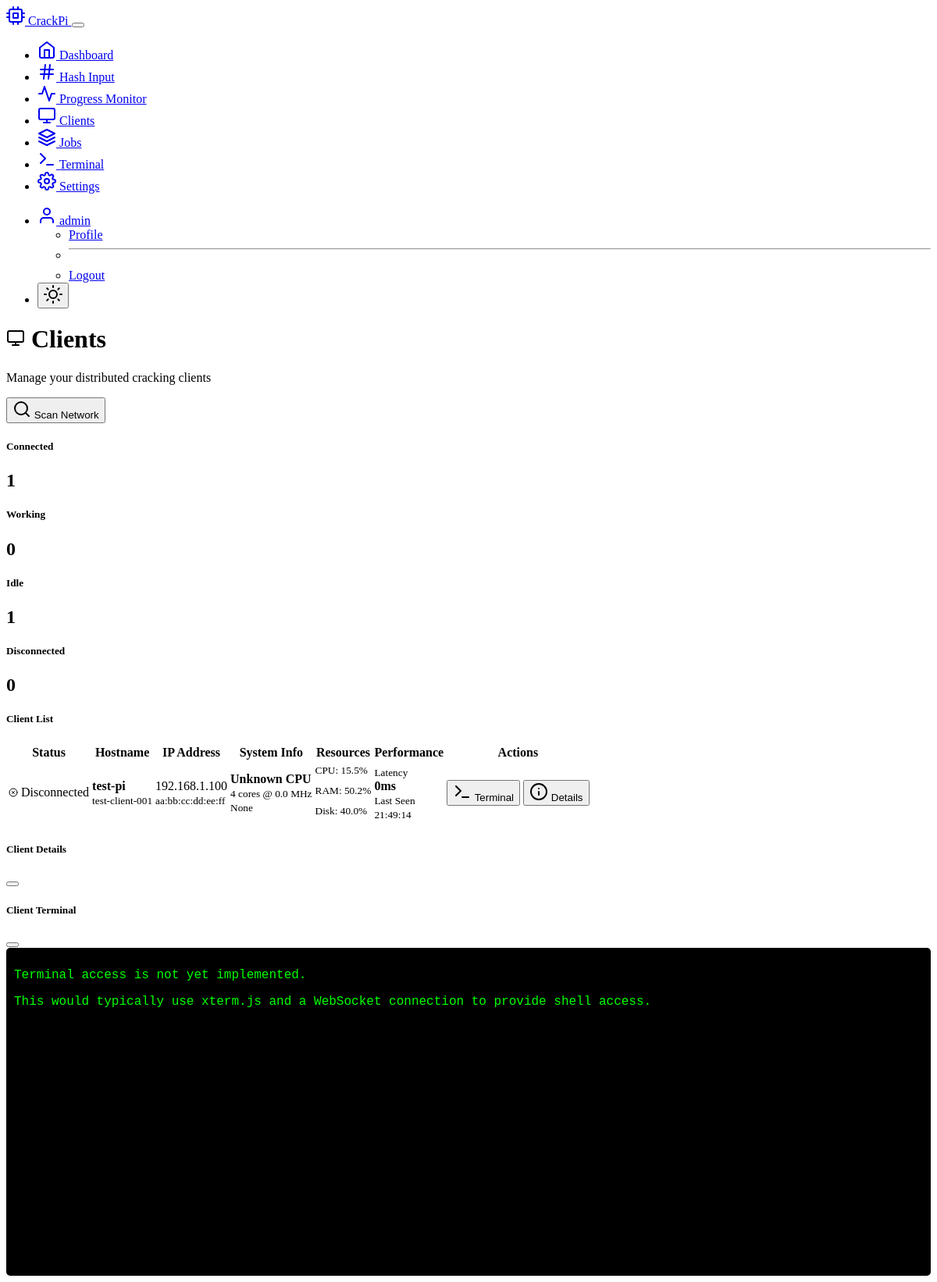
The app's page /clients/ (signed in) with its own data.
### models.py (models this page shows)
class User(UserMixin, db.Model):
    id = db.Column(db.Integer, primary_key=True)
    username = db.Column(db.String(64), unique=True, nullable=False)
    email = db.Column(db.String(120), unique=True, nullable=False)
    password_hash = db.Column(db.String(256), nullable=False)
    is_admin = db.Column(db.Boolean, default=False)
    created_at = db.Column(db.DateTime, default=datetime.utcnow)
    last_login = db.Column(db.DateTime)

class Client(db.Model):
    id = db.Column(db.Integer, primary_key=True)
    client_id = db.Column(db.String(64), unique=True, nullable=False)
    hostname = db.Column(db.String(128))
    ip_address = db.Column(db.String(45))
    mac_address = db.Column(db.String(17))
    cpu_model = db.Column(db.String(256))
    cpu_cores = db.Column(db.Integer)
    cpu_frequency = db.Column(db.Float)
    ram_total = db.Column(db.BigInteger)
    disk_total = db.Column(db.BigInteger)
    os_info = db.Column(db.String(256))
    username = db.Column(db.String(64))
    status = db.Column(db.String(32), default='disconnected')  # connected, disconnected, working
    last_seen = db.Column(db.DateTime, default=datetime.utcnow)
    created_at = db.Column(db.DateTime, default=datetime.utcnow)
    cpu_usage = db.Column(db.Float, default=0.0)
    ram_usage = db.Column(db.Float, default=0.0)
    disk_usage = db.Column(db.Float, default=0.0)
    network_latency = db.Column(db.Float, default=0.0)
    jobs = db.relationship('Job', backref='assigned_client', lazy=True)

### routes/clients.py (the view)
@clients_bp.route('/')
@login_required
def index():
    clients = Client.query.order_by(Client.last_seen.desc()).all()
    connected_count = sum(1 for c in clients if c.status in ['online', 'connected', 'idle'])
    working_count = sum(1 for c in clients if c.status == 'working')
    idle_count = connected_count - working_count
    disconnected_count = sum(1 for c in clients if c.status in ['offline', 'disconnected'])
    return render_template('clients.html',
                         clients=clients,
                         connected_count=connected_count,
                         working_count=working_count,
                         idle_count=idle_count,
                         disconnected_count=disconnected_count)

### templates/clients.html (shortened to what this page needs)
{% extends "base.html" %}
{% block content %}
<div class="row">
    <div class="col-12">
        <div class="d-flex justify-content-between align-items-center mb-3">
            <div>
                <h1><i data-feather="monitor"></i> Clients</h1>
                <p class="text-muted">Manage your distributed cracking clients</p>
            </div>
            <div>
                <button class="btn btn-primary" id="scanNetwork">
                    <i data-feather="search"></i> Scan Network
                </button>
            </div>
        </div>
    </div>
</div>
<div class="row mb-3">
    <div class="col-md-3">
        <div class="card text-center">
            <div class="card-body">
                <h5 class="card-title text-success">Connected</h5>
                <h2 class="mb-0" id="connectedCount">{{ connected_count }}</h2>
            </div>
        </div>
    </div>
    <div class="col-md-3">
        <div class="card text-center">
            <div class="card-body">
                <h5 class="card-title text-warning">Working</h5>
                <h2 class="mb-0" id="workingCount">{{ working_count }}</h2>
            </div>
        </div>
    </div>
    <div class="col-md-3">
        <div class="card text-center">
            <div class="card-body">
                <h5 class="card-title text-secondary">Idle</h5>
                <h2 class="mb-0" id="idleCount">{{ idle_count }}</h2>
            </div>
        </div>
    </div>
    <div class="col-md-3">
        <div class="card text-center">
            <div class="card-body">
                <h5 class="card-title text-danger">Disconnected</h5>
                <h2 class="mb-0" id="disconnectedCount">{{ disconnected_count }}</h2>
            </div>
        </div>
    </div>
</div>
<div class="row">
    <div class="col-12">
        <div class="card">
            <div class="card-header">
                <h5 class="mb-0">Client List</h5>
            </div>
            <div class="card-body">
                {% if clients %}
                    <div class="table-responsive">
                        <table class="table table-striped">
                            <thead>
                                <tr>
                                    <th>Status</th>
                                    <th>Hostname</th>
                                    <th>IP Address</th>
                                    <th>System Info</th>
                                    <th>Resources</th>
                                    <th>Performance</th>
                                    <th>Actions</th>
                                </tr>
                            </thead>
                            <tbody id="clientsTableBody">
                                {% for client in clients %}
                                <tr data-client-id="{{ client.client_id }}">
                                    <td>
                                        {% if client.status == 'connected' %}
                                            <span class="badge bg-success">
                                                <i data-feather="check-circle" width="12" height="12"></i>
                                                Connected
                                            </span>
                                        {% elif client.status == 'working' %}
                                            <span class="badge bg-warning">
                                                <i data-feather="cpu" width="12" height="12"></i>
                                                Working
                                            </span>
                                        {% else %}
                                            <span class="badge bg-danger">
                                                <i data-feather="x-circle" width="12" height="12"></i>
                                                Disconnected
                                            </span>
                                        {% endif %}
                                    </td>
                                    <td>
                                        <strong>{{ client.hostname or 'Unknown' }}</strong>
                                        <br>
                                        <small class="text-muted">{{ client.client_id }}</small>
                                    </td>
                                    <td>
                                        {{ client.ip_address }}
                                        <br>
                                        <small class="text-muted">{{ client.mac_address }}</small>
                                    </td>
                                    <td>
                                        <div>
                                            <strong>{{ client.cpu_model or 'Unknown CPU' }}</strong>
                                            <br>
                                            <small class="text-muted">
                                                {{ client.cpu_cores }} cores @ {{ "%.1f"|format(client.cpu_frequency or 0) }} MHz
                                            </small>
                                            <br>
                                            <small class="text-muted">{{ client.os_info }}</small>
                                        </div>
                                    </td>
                                    <td>
                                        <div class="mb-1">
                                            <small>CPU: {{ "%.1f"|format(client.cpu_usage or 0) }}%</small>
                                            <div class="progress progress-sm">
                                            </div>
                                        </div>
                                        <div class="mb-1">
                                            <small>RAM: {{ "%.1f"|format(client.ram_usage or 0) }}%</small>
                                            <div class="progress progress-sm">
                                            </div>
                                        </div>
                                        <div>
                                            <small>Disk: {{ "%.1f"|format(client.disk_usage or 0) }}%</small>
                                            <div class="progress progress-sm">
                                            </div>
                                        </div>
                                    </td>
                                    <td>
                                        <div class="text-center">
                                            <div class="mb-1">
                                                <small>Latency</small>
                                                <br>
                                                <strong>{{ "%.0f"|format(client.network_latency or 0) }}ms</strong>
                                            </div>
                                            <div>
                                                <small>Last Seen</small>
                                                <br>
                                                <small class="text-muted">
                                                    {{ client.last_seen.strftime('%H:%M:%S') if client.last_seen else 'Never' }}
                                                </small>
                                            </div>
                                        </div>
                                    </td>
                                    <td>
                                        <div class="btn-group-vertical btn-group-sm">
                                            <button class="btn btn-outline-primary" onclick="openTerminal('{{ client.client_id }}')">
                                                <i data-feather="terminal"></i> Terminal
                                            </button>
                                            <button class="btn btn-outline-info" onclick="viewClientDetails('{{ client.client_id }}')">
                                                <i data-feather="info"></i> Details
                                            </button>
                                        </div>
                                    </td>
                                </tr>
                                {% endfor %}
                            </tbody>
                        </table>
                    </div>
                {% endif %}
            </div>
        </div>
    </div>
</div>
<div class="modal fade" id="clientDetailsModal" tabindex="-1">
    <div class="modal-dialog modal-lg">
        <div class="modal-content">
            <div class="modal-header">
                <h5 class="modal-title">Client Details</h5>
                <button type="button" class="btn-close" data-bs-dismiss="modal"></button>
            </div>
        </div>
    </div>
</div>
<div class="modal fade" id="terminalModal" tabindex="-1">
    <div class="modal-dialog modal-xl">
        <div class="modal-content">
            <div class="modal-header">
                <h5 class="modal-title">Client Terminal</h5>
                <button type="button" class="btn-close" data-bs-dismiss="modal"></button>
            </div>
            <div class="modal-body p-0">
                <div id="terminal" style="height: 400px; background: #000; padding: 10px;">
                    <div class="text-success">
                        <p>Terminal access is not yet implemented.</p>
                        <p>This would typically use xterm.js and a WebSocket connection to provide shell access.</p>
                    </div>
                </div>
            </div>
        </div>
    </div>
</div>
{% endblock %}

### templates/base.html (shortened to what this page needs)
<!DOCTYPE html>
<html lang="en" data-bs-theme="dark">
<head>
    <link href="https://cdn.replit.com/agent/bootstrap-agent-dark-theme.min.css" rel="stylesheet">
    <link rel="stylesheet" href="{{ url_for('static', filename='css/custom.css') }}">
</head>
<body>
    <nav class="navbar navbar-expand-lg navbar-dark bg-dark">
        <div class="container-fluid">
            <a class="navbar-brand" href="{{ url_for('dashboard.index') }}">
                <i data-feather="cpu"></i>
                CrackPi
            </a>
            <button class="navbar-toggler" type="button" data-bs-toggle="collapse" data-bs-target="#navbarNav">
            </button>
            <div class="collapse navbar-collapse" id="navbarNav">
                <ul class="navbar-nav me-auto">
                    <li class="nav-item">
                        <a class="nav-link" href="{{ url_for('dashboard.index') }}">
                            <i data-feather="home"></i>
                            Dashboard
                        </a>
                    </li>
                    <li class="nav-item">
                        <a class="nav-link" href="{{ url_for('hash_input.index') }}">
                            <i data-feather="hash"></i>
                            Hash Input
                        </a>
                    </li>
                    <li class="nav-item">
                        <a class="nav-link" href="{{ url_for('progress.index') }}">
                            <i data-feather="activity"></i>
                            Progress Monitor
                        </a>
                    </li>
                    <li class="nav-item">
                        <a class="nav-link" href="{{ url_for('clients.index') }}">
                            <i data-feather="monitor"></i>
                            Clients
                        </a>
                    </li>
                    <li class="nav-item">
                        <a class="nav-link" href="{{ url_for('jobs.index') }}">
                            <i data-feather="layers"></i>
                            Jobs
                        </a>
                    </li>
                    <li class="nav-item">
                        <a class="nav-link" href="{{ url_for('terminal.terminal_dashboard') }}">
                            <i data-feather="terminal"></i>
                            Terminal
                        </a>
                    </li>
                    <li class="nav-item">
                        <a class="nav-link" href="{{ url_for('settings.index') }}">
                            <i data-feather="settings"></i>
                            Settings
                        </a>
                    </li>
                </ul>
                <ul class="navbar-nav">
                    <li class="nav-item dropdown">
                        <a class="nav-link dropdown-toggle" href="#" role="button" data-bs-toggle="dropdown">
                            <i data-feather="user"></i>
                            {{ current_user.username }}
                        </a>
                        <ul class="dropdown-menu">
                            <li><a class="dropdown-item" href="{{ url_for('auth.profile') }}">Profile</a></li>
                            <li><hr class="dropdown-divider"></li>
                            <li><a class="dropdown-item" href="{{ url_for('auth.logout') }}">Logout</a></li>
                        </ul>
                    </li>
                    <li class="nav-item">
                        <button class="btn btn-outline-secondary btn-sm" id="themeToggle" title="Toggle theme">
                            <i data-feather="sun" id="themeIcon"></i>
                        </button>
                    </li>
                </ul>
            </div>
        </div>
    </nav>
    <main class="container-fluid mt-4">
        {% block content %}{% endblock %}
    </main>
</body>
</html>

### records on screen
User: username "admin"
Client: status "Disconnected", hostname "test-pi", client_id "test-client-001", ip_address "192.168.1.100", mac_address "aa:bb:cc:dd:ee:ff", cpu_model "Unknown CPU", cpu_cores "4", cpu_frequency "0.0", os_info "None", cpu_usage "15.5", ram_usage "50.2", disk_usage "40.0", network_latency "0", last_seen "21:49:14"

### other values on screen
{{ connected_count }} "1"
{{ working_count }} "0"
{{ idle_count }} "1"
{{ disconnected_count }} "0"
